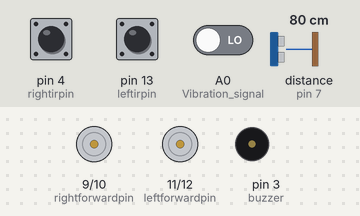
Simulated run of this sketch. Board: Arduino Uno, built with avr-gcc and run on an emulated ATmega328P. Shown: motor-driver pin pairs drawn as motors (green arrow = first pin HIGH = forward, orange = second pin HIGH = backward, longer = more drive, scaled by the enable pin), buzzer (waves = sounding). Wiring (inferred from the names in the program): ultrasonic range finder: trigger pin 8; echo pin 7. The test bench sets the inputs (shaded band); at power-on: A0 (Vibration_signal) LOW, pin 4 (rightirpin) LOW, pin 13 (leftirpin) LOW, distance to the obstacle (sensor on pin 7) 80 cm. The echo pulse lasts 58.3 µs per cm.

Above: at 2.8 s.
2.9 s: A0 (Vibration_signal) driven HIGH
At 4.4 s:
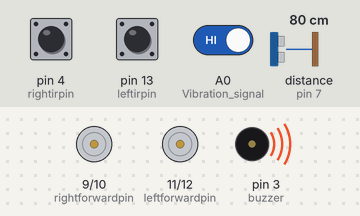
8.5 s: A0 (Vibration_signal) driven LOW
11.2 s: pin 4 (rightirpin) pulled HIGH for 2.35 s
At 13.4 s:
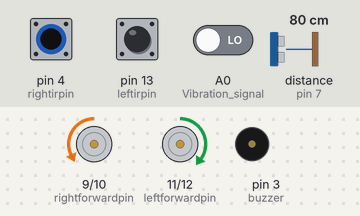
15.0 s: pin 13 (leftirpin) pulled HIGH for 2.35 s
At 16.5 s:
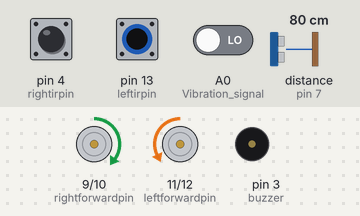
18.8 s: A0 (Vibration_signal) driven HIGH
At 19.7 s:
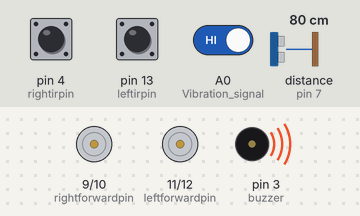
23.8 s: pin 4 (rightirpin) driven HIGH and pin 13 (leftirpin) driven HIGH and A0 (Vibration_signal) driven LOW
At 27.2 s:
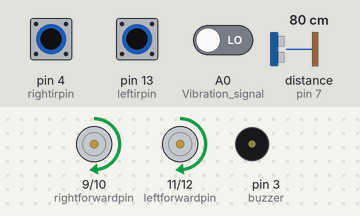
Timing chart, 0 to 28.7 s (numbered marks = the images above; inputs shaded):
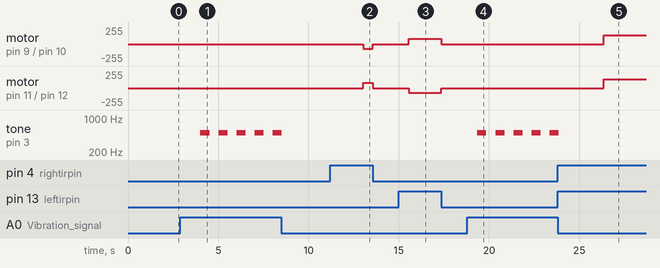

The sketch:

robo_car.ino
```cpp
int buzzer = 3;
int Vibration_signal = A0;
int Sensor_State = 1;

int leftirpin = 13;
int rightirpin = 4;

int leftstatus;
int rightstatus;

//ultrasonic pins
const int triggerpin = 8;
const int echopin = 7;

//variables for duaration and distance
long duaration_us; //microseconds
long distance_cm; //centimeters

//Threshold distance in cm
const int threshold_cm = 20;

//motor direction control pins
int leftforwardpin = 11;
int leftbackwardpin = 12;
int rightforwardpin = 9;
int rightbackwardpin = 10;

//motor speed control pins; pwm pins are used
int leftmotorspeedpin = 6;
int rightmotorspeedpin = 5;

void setup() {
  // put your setup code here, to run once:
  Serial.begin(9600);

  pinMode(Vibration_signal, INPUT); //Set pin as input
  pinMode(buzzer, OUTPUT);

  pinMode(leftirpin,INPUT);
  pinMode(rightirpin,INPUT);

  pinMode(triggerpin,OUTPUT); //since 10 us trigger is given from arduino to ultrasonic sensor
  pinMode(echopin,INPUT); //echo is received in sensor and high duaration given to arduino

  pinMode(leftforwardpin,OUTPUT);
  pinMode(leftbackwardpin,OUTPUT);
  pinMode(rightforwardpin,OUTPUT);
  pinMode(rightbackwardpin,OUTPUT);
  pinMode(leftmotorspeedpin,OUTPUT);
  pinMode(rightmotorspeedpin,OUTPUT);
}

void loop() {
  // put your main code here, to run repeatedly:

  leftstatus = digitalRead(leftirpin); // or use analog read and threshold
  rightstatus = digitalRead(rightirpin);

  digitalWrite(triggerpin,LOW);
  delayMicroseconds(2); //low to high pulse
  digitalWrite(triggerpin,HIGH);
  delayMicroseconds(10); //high part is 10 us ;sensor transmitts ultrasound
  digitalWrite(triggerpin,LOW);

  duaration_us = pulseIn(echopin,HIGH); // duaration received signal in microseconds
  distance_cm = 0.017*duaration_us; // finding distance; dis = speed*time/2; 343 m/s to cm/s

   Sensor_State = digitalRead(Vibration_signal);
  if (Sensor_State == 1) {
    //Serial.println("Sensing vibration");
    stopdriving(0);
    for(int i=0;i<5;i++){
    tone(buzzer,500);
    delay(500);
    noTone(buzzer);
    delay(500);
    }
  }

   if(distance_cm < threshold_cm){
    stopdriving(1);
  }
  else{

    if((leftstatus == HIGH) && (rightstatus == HIGH)){
    driveforward(0,130,130);
  }
  else if((leftstatus == LOW) && (rightstatus == HIGH)){
    turnright(0,80,70);
  }
  else if((leftstatus == HIGH) && (rightstatus == LOW)){
    turnleft(0,70,80);
  }
  else{
    stopdriving(2000);
  }

  }

}
void stopdriving(int delay_time){//time is in microseconds
  digitalWrite(leftforwardpin,LOW);
  digitalWrite(leftbackwardpin,LOW);
  digitalWrite(rightforwardpin,LOW);
  digitalWrite(rightbackwardpin,LOW);
  delay(delay_time);
}
void driveforward(int delay_time,int leftspeed,int rightspeed){//speed can be 0 - 255
  analogWrite(leftmotorspeedpin,leftspeed);
  analogWrite(rightmotorspeedpin,rightspeed);
  digitalWrite(leftforwardpin,HIGH);
  digitalWrite(leftbackwardpin,LOW);
  digitalWrite(rightforwardpin,HIGH);
  digitalWrite(rightbackwardpin,LOW);
  delay(delay_time);
}
void drivebackward(int delay_time,int leftspeed,int rightspeed){
  analogWrite(leftmotorspeedpin,leftspeed);
  analogWrite(rightmotorspeedpin,rightspeed);
  digitalWrite(leftforwardpin,LOW);
  digitalWrite(leftbackwardpin,HIGH);
  digitalWrite(rightforwardpin,LOW);
  digitalWrite(rightbackwardpin,HIGH);
  delay(delay_time);
}
void turnright(int delay_time,int leftspeed,int rightspeed){
  analogWrite(leftmotorspeedpin,leftspeed);
  analogWrite(rightmotorspeedpin,rightspeed);
  digitalWrite(leftforwardpin,HIGH);
  digitalWrite(leftbackwardpin,LOW);
  digitalWrite(rightforwardpin,LOW);
  digitalWrite(rightbackwardpin,HIGH);
  delay(delay_time);
}
void turnleft(int delay_time,int leftspeed,int rightspeed){
  analogWrite(leftmotorspeedpin,leftspeed);
  analogWrite(rightmotorspeedpin,rightspeed);
  digitalWrite(leftforwardpin,LOW);
  digitalWrite(leftbackwardpin,HIGH);
  digitalWrite(rightforwardpin,HIGH);
  digitalWrite(rightbackwardpin,LOW);
  delay(delay_time);
}
```

Measured:
- after the input at 2.9 s, tone on pin 3 (buzzer): alternates 500 Hz for 0.50 s and silent for 0.50 s, starting after 1.1 s
- after the input at 11.2 s, motor on pin 9 (rightforwardpin) / pin 10 (rightbackwardpin): stopped → backward 70/255 after 1.8 s, → stopped 0.53 s later; motor on pin 11 (leftforwardpin) / pin 12 (leftbackwardpin): stopped → forward 80/255 after 1.8 s, → stopped 0.53 s later
- after the input at 15.0 s, motor on pin 9 (rightforwardpin) / pin 10 (rightbackwardpin): stopped → forward 80/255 after 0.56 s, → stopped 1.8 s later; motor on pin 11 (leftforwardpin) / pin 12 (leftbackwardpin): stopped → backward 70/255 after 0.56 s, → stopped 1.8 s later
- after the input at 18.8 s, tone on pin 3 (buzzer): alternates 500 Hz for 0.50 s and silent for 0.50 s, starting after 0.56 s
- after the input at 23.8 s, motor on pin 9 (rightforwardpin) / pin 10 (rightbackwardpin), motor on pin 11 (leftforwardpin) / pin 12 (leftbackwardpin): stopped → forward 130/255 after 2.6 s; tone on pin 3 (buzzer): goes on until 23.9 s, then stays silent
